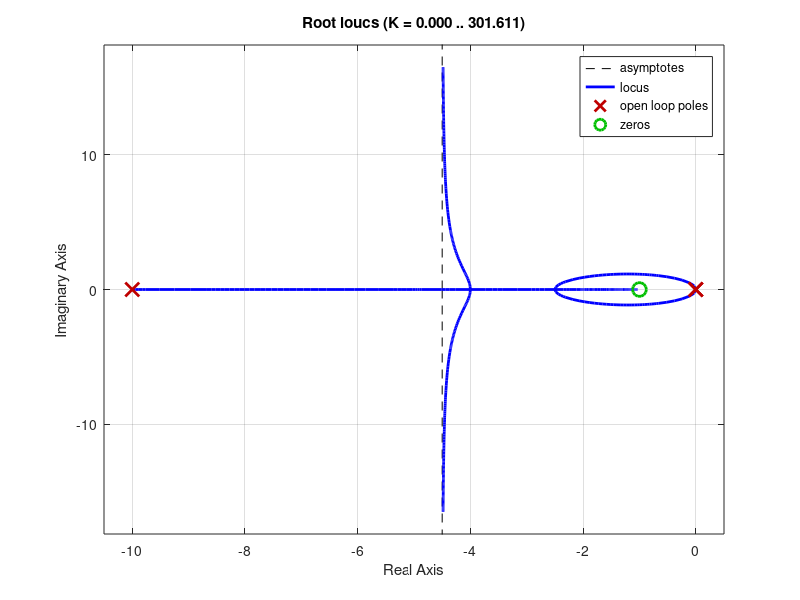

Write the MATLAB code that produced this figure. (Note: this script raises an error after producing the figure.)
%% Satellite attitude - Control Design
% Simplified satellite from Chapter 1: a rigid spacecraft rotating about one
% axis. The input is the torque u and the output is the orientation theta.

clear all
close all

I = 1;              % moment of inertia [kg m^2]
s = tf('s');

G = 1/(I*s^2);
%% 
% Plot the root locus of G:

rlocus(G);
%% 
% With C(s) = K the closed loop poles are at +/- j*sqrt(K): the satellite 
% oscillates forever, for any K. We need a zero to pull the root locus into the 
% LHP. A PD controller would do it, but it is not proper, so we use a lead 
% compensator
% 
% $$C(s) = K\frac{s+a}{s+b}, \qquad b > a$$
% 
% For example, let

C = (s+1)/(s+10);
rlocus(C*G);
%% 
% With a gain of 20 the dominant closed loop poles are at about -1.1 +/- 1.1j

K = 20;
C = K*C;
pzplot(minreal(C*G/(1+C*G)));
%% 
% Let's look at the step response (a command to rotate by 1 rad)

step(minreal(C*G/(1+C*G)));
%% 
% G already has two poles at the origin, so the steady state error to step 
% inputs is zero. To try this controller in SAT_Realtime_Demo, set
% 
%   C = 20*(s+1)/(s+10);

[numC, denC] = tfdata(C, 'v')
